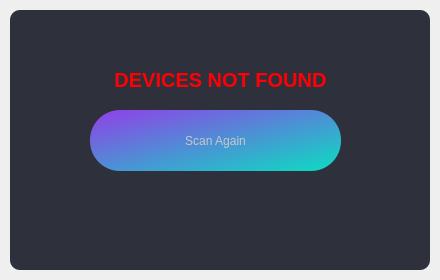
<?xml version="1.0" encoding="UTF-8"?>
<ui version="4.0">
 <class>MainWindow</class>
 <widget class="QMainWindow" name="MainWindow">
  <property name="geometry">
   <rect>
    <x>0</x>
    <y>0</y>
    <width>440</width>
    <height>280</height>
   </rect>
  </property>
  <property name="sizePolicy">
   <sizepolicy hsizetype="Fixed" vsizetype="Fixed">
    <horstretch>0</horstretch>
    <verstretch>0</verstretch>
   </sizepolicy>
  </property>
  <property name="minimumSize">
   <size>
    <width>440</width>
    <height>280</height>
   </size>
  </property>
  <property name="maximumSize">
   <size>
    <width>440</width>
    <height>280</height>
   </size>
  </property>
  <property name="windowTitle">
   <string>MainWindow</string>
  </property>
  <widget class="QWidget" name="notFoundDevicesWdg">
   <widget class="QFrame" name="darkBG">
    <property name="geometry">
     <rect>
      <x>10</x>
      <y>10</y>
      <width>420</width>
      <height>260</height>
     </rect>
    </property>
    <property name="styleSheet">
     <string notr="true">QFrame{
	background-color: rgb(46, 48, 59);
	color:rgb(220, 220, 220);
	border-radius: 10px;
}</string>
    </property>
    <property name="frameShape">
     <enum>QFrame::StyledPanel</enum>
    </property>
    <property name="frameShadow">
     <enum>QFrame::Raised</enum>
    </property>
    <widget class="QPushButton" name="scanAgainPB">
     <property name="geometry">
      <rect>
       <x>80</x>
       <y>100</y>
       <width>251</width>
       <height>61</height>
      </rect>
     </property>
     <property name="styleSheet">
      <string notr="true">QPushButton {
    background-color: qlineargradient(spread:pad, x1:0, y1:0, x2:1, y2:1, stop:0 rgba(0, 0, 0, 255), stop:0.0138249 rgba(0, 0, 0, 255), stop:0.0184332 rgba(143, 66, 231, 255), stop:0.976959 rgba(14, 218, 195, 255), stop:1 rgba(255, 255, 255, 255));
	color: rgb(200, 200, 200);
	border-style: none;
	border-radius: 30px;
	text-align: center;
}
QPushButton::pressed {
    background-color: qlineargradient(spread:pad, x1:0, y1:0, x2:1, y2:1, stop:0 rgba(222, 151, 255, 255), stop:1 rgba(54, 237, 216, 255));
	color: rgb(200, 200, 200);
	border-style: none;
	border-radius: 30px;
	text-align: center;
}</string>
     </property>
     <property name="text">
      <string>Scan Again</string>
     </property>
     <property name="shortcut">
      <string>Return</string>
     </property>
     <property name="autoDefault">
      <bool>false</bool>
     </property>
    </widget>
    <widget class="QLabel" name="notFoundLb">
     <property name="geometry">
      <rect>
       <x>10</x>
       <y>50</y>
       <width>401</width>
       <height>41</height>
      </rect>
     </property>
     <property name="font">
      <font>
       <pointsize>15</pointsize>
      </font>
     </property>
     <property name="styleSheet">
      <string notr="true">color: rgb(255, 0, 4);</string>
     </property>
     <property name="text">
      <string>&lt;strong&gt;DEVICES NOT FOUND</string>
     </property>
     <property name="alignment">
      <set>Qt::AlignCenter</set>
     </property>
    </widget>
   </widget>
  </widget>
 </widget>
 <resources/>
 <connections/>
</ui>
